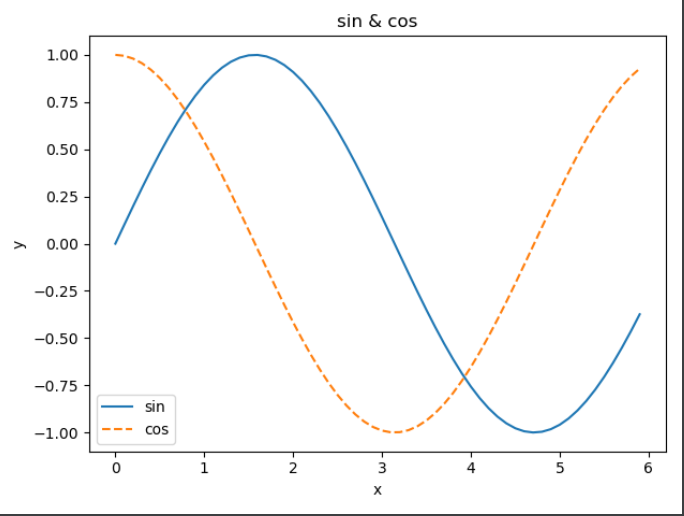
#> input picture Chapter1/pyplot.png, 684 x 516 px
$ python Matplotlib.py
#> lines starting #> are read from the running program, lines starting #| are printed output that depends on the picture
import numpy as np
import matplotlib.pyplot as plt
from matplotlib.image import imread

# 데이터 준비
x = np.arange(0, 6, 0.1)
print(x)

y = np.sin(x)

# draw graph
plt.plot(x, y)
plt.show()
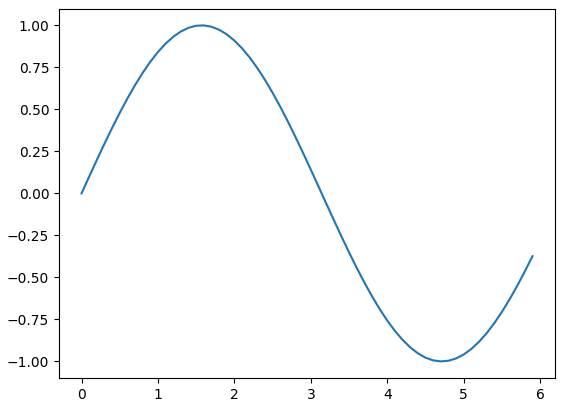
#> figure drawn by matplotlib, 1 panel; curve peaks at x = 1.6, y = 1

# set dataset
y1 = np.sin(x)
y2 = np.cos(x)

# draw
plt.plot(x, y1, label="sin")
plt.plot(x, y2, linestyle="--", label="cos")
plt.xlabel("x")
plt.ylabel("y")
plt.title('sin & cos')
plt.legend()
plt.show()
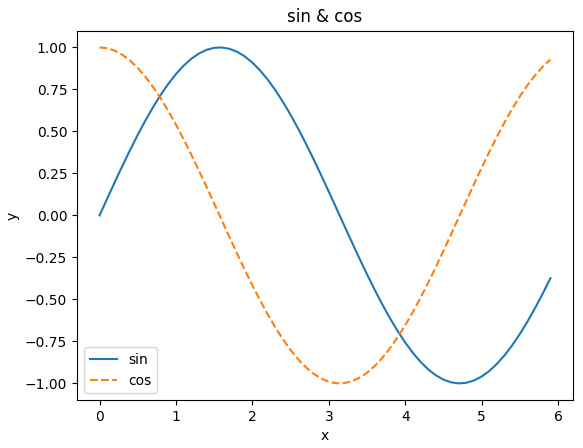
#> figure drawn by matplotlib, 1 panel; curve peaks at x = 1.6, y = 1; curve peaks at x = 0, y = 1

# image
img = imread('./pyplot.png')
#> img is the input picture: shape (516, 684, 4) float32; mean R, G, B, A 0.978, 0.978, 0.977, 1
plt.imshow(img)
plt.show()
